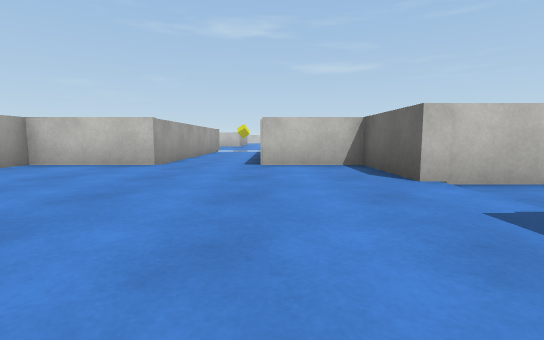
View 1 (above)

24 first-person views from a walk through a Unity game level. The camera is 0.55 m above the floor, tilts 6° down and sees 85° across. The floor is counted in squares, 1 m on a side. Each view is taken from the middle of a square. On the plan, view 1 faces up. The plan holds only what a view shows up to about 9 squares ahead; the rest is blank. The player is left out. Surface patterns are stand-ins for the level's own textures.

View 2
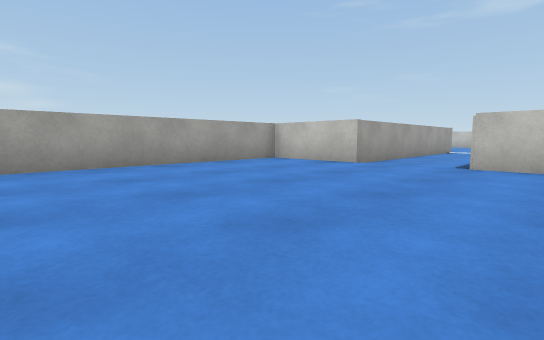

View 3
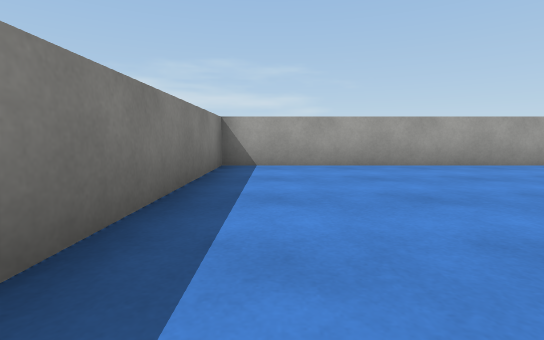

View 4
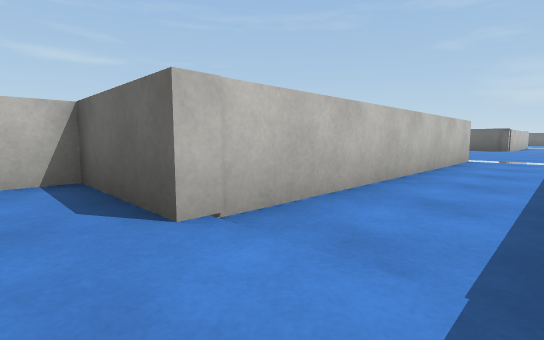

View 5
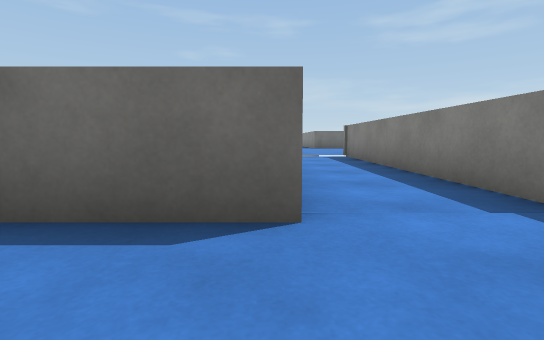

View 6
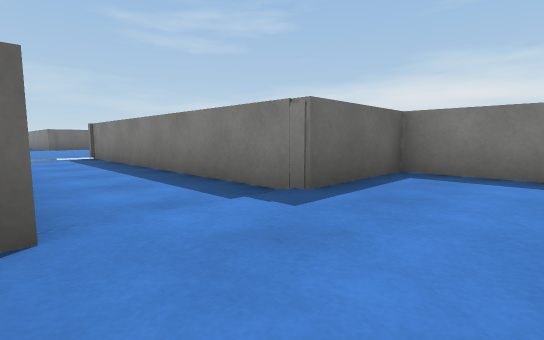

View 7
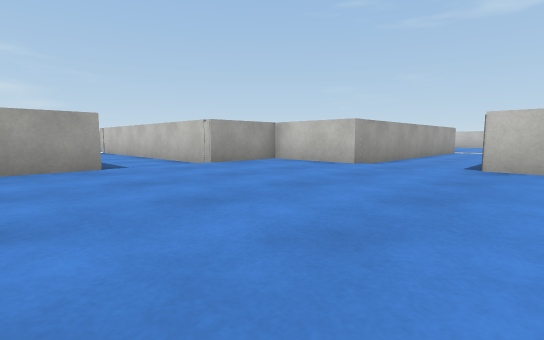

View 8
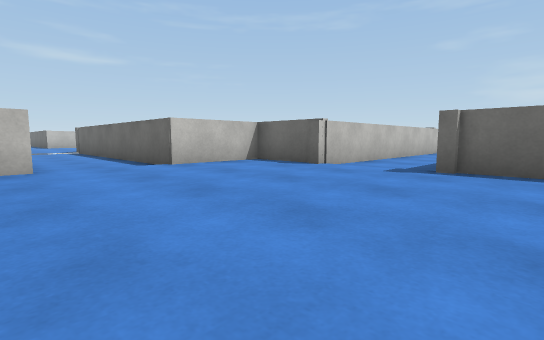

View 9
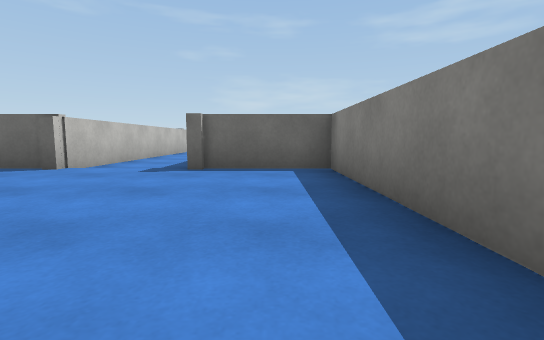

View 10
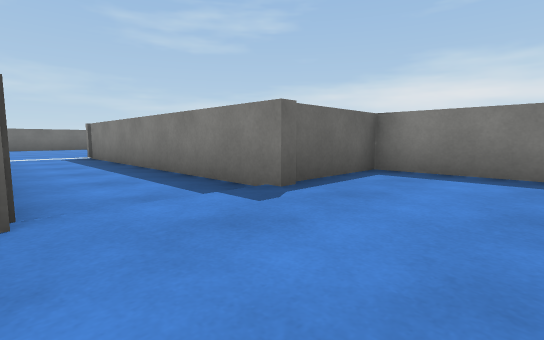

View 11
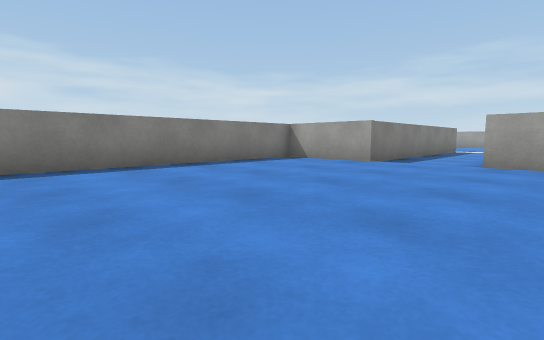

View 12
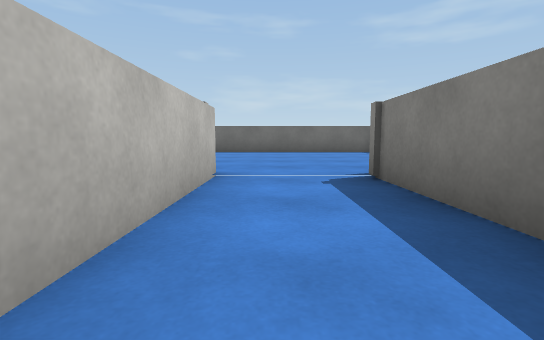

View 13
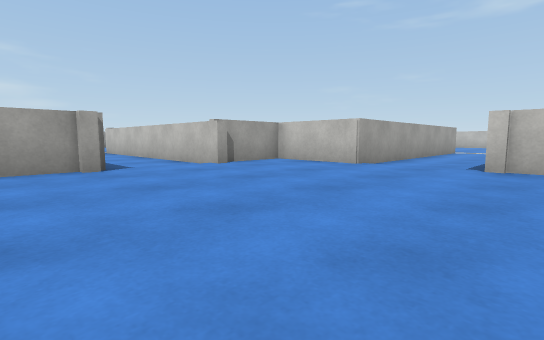

View 14
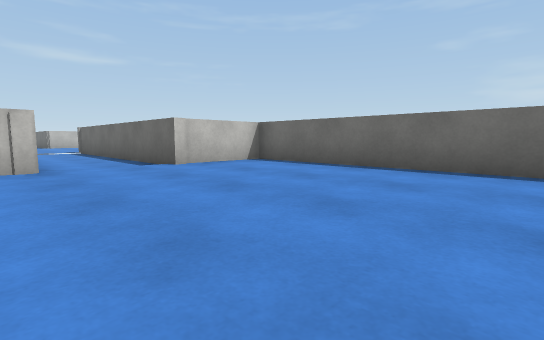

View 15
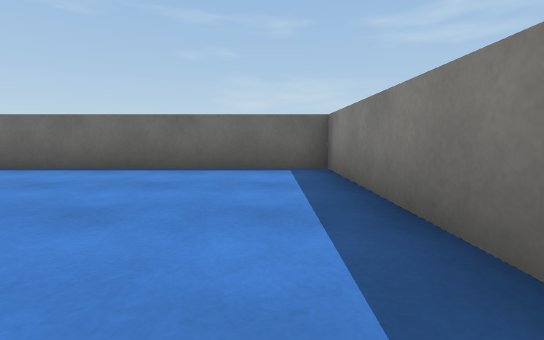

View 16
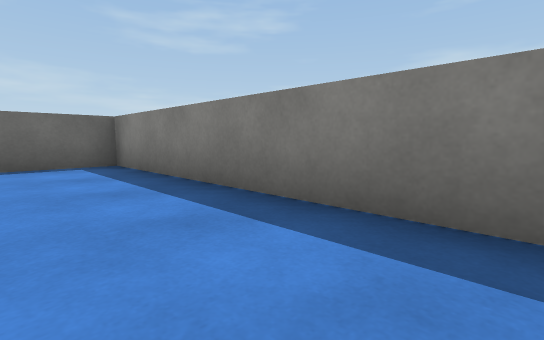

View 17
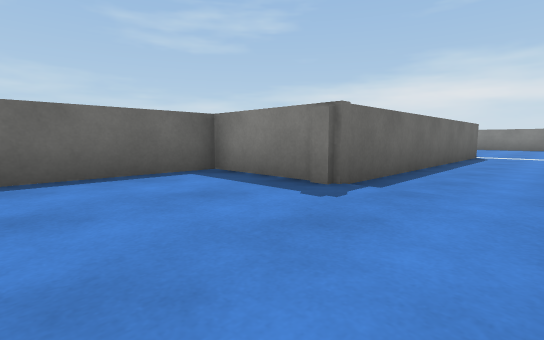

View 18
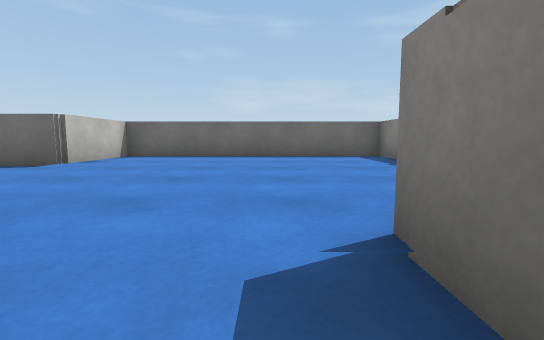

View 19
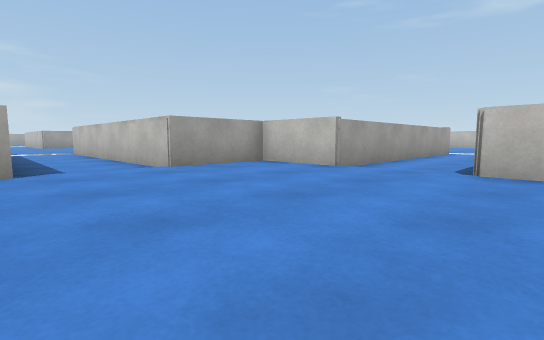

View 20
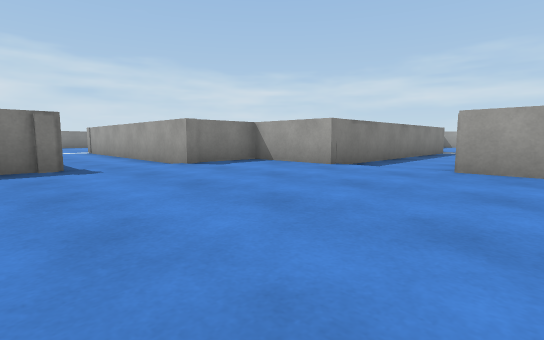

View 21
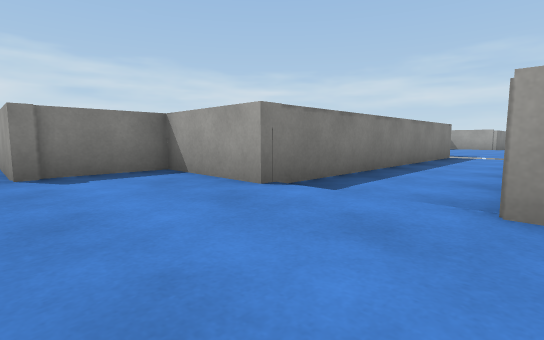

View 22
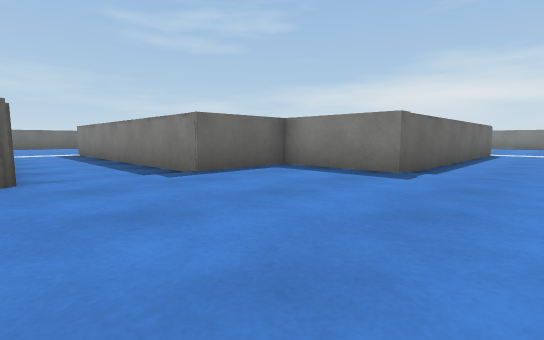

View 23
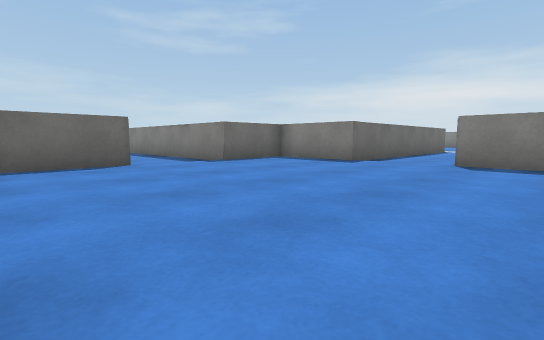

View 24
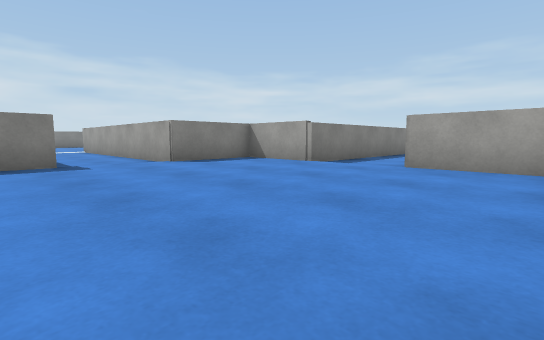

### Floor plan
Ten units are one square. View 1 is at (0, 0); x grows to the right and y downward. Boxes are objects, and circles mark ways between rooms. Rooms are numbered by the first view taken in them; rooms with no view inside come last. Other rooms are left out.
<svg viewBox="-56 -220 387 236">
<path fill="none" stroke="#000" d="M-26 -63 -51 -63 -51 11 19 11 19 -15 102 -15M102 -38 19 -38 19 -63 -3 -63M126 -61 102 -61 102 -38M102 -15 102 11 175 11 175 -15 252 -15M255 -38 175 -38 175 -61 150 -61M252 -15 252 -1M277 -61 252 -61 252 -42M260 11 326 11 326 -61 300 -61M255 -164 255 -139 277 -139 277 -61M277 -212 255 -212 255 -187M300 -61 300 -139 326 -139 326 -212 300 -212M175 -186 175 -207M102 -164 102 -142 126 -142 126 -115M102 -209 102 -186M126 -95 126 -61M150 -61 150 -142 175 -142 175 -164 255 -164M255 -187 209 -187"/>
<circle cx="100" cy="-25" r="3" fill="#2a7"/>
<circle cx="250" cy="-25" r="3" fill="#2a7"/>
<circle cx="135" cy="-55" r="3" fill="#2a7"/>
<circle cx="285" cy="-55" r="3" fill="#2a7"/>
<circle cx="250" cy="-175" r="3" fill="#2a7"/>
<text x="10" y="-30">1</text>
<text x="160" y="-20">2</text>
<text x="290" y="-20">3</text>
<text x="290" y="-150">4</text>
<text x="150" y="-160">5</text>
</svg>
Room 1 opens to room 2. Room 2 opens to room 3. Room 2 opens to room 5. Room 3 opens to room 4. Room 4 opens to room 5.

Where each view was taken, in squares from view 1:
view 1: 0 up, 0 right, facing up
view 2: 0 up, 1 right, facing up-left
view 3: 0 up, 1 right, facing left
view 4: 2 up, 1 right, facing up-right
view 5: 4 up, 0 right, facing right
view 6: 4 up, 0 right, facing down-right
view 7: 0 up, 16 right, facing up-left
view 8: 0 up, 12 right, facing up-right
view 9: 0 up, 12 right, facing right
view 10: 4 up, 15 right, facing down-right
view 11: 5 up, 17 right, facing down-left
view 12: 3 up, 21 right, facing right
view 13: 0 up, 31 right, facing up-left
view 14: 0 up, 27 right, facing up-right
view 15: 0 up, 27 right, facing right
view 16: 1 up, 26 right, facing down-right
view 17: 17 up, 28 right, facing down-right
view 18: 17 up, 24 right, facing right
view 19: 16 up, 31 right, facing up-left
view 20: 20 up, 31 right, facing down-left
view 21: 19 up, 28 right, facing down-left
view 22: 19 up, 13 right, facing down-right
view 23: 21 up, 11 right, facing down-right
view 24: 21 up, 16 right, facing down-left
